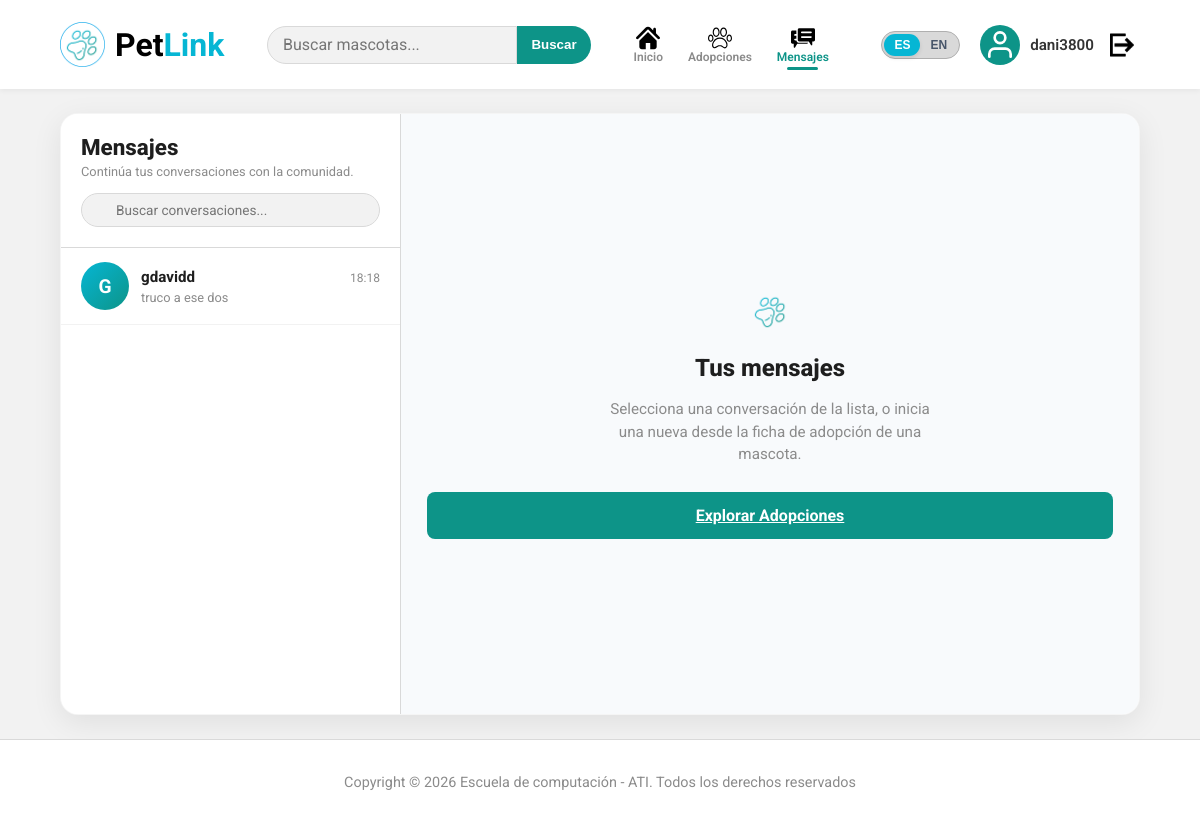
The app's page /messages/ (signed in), older data.
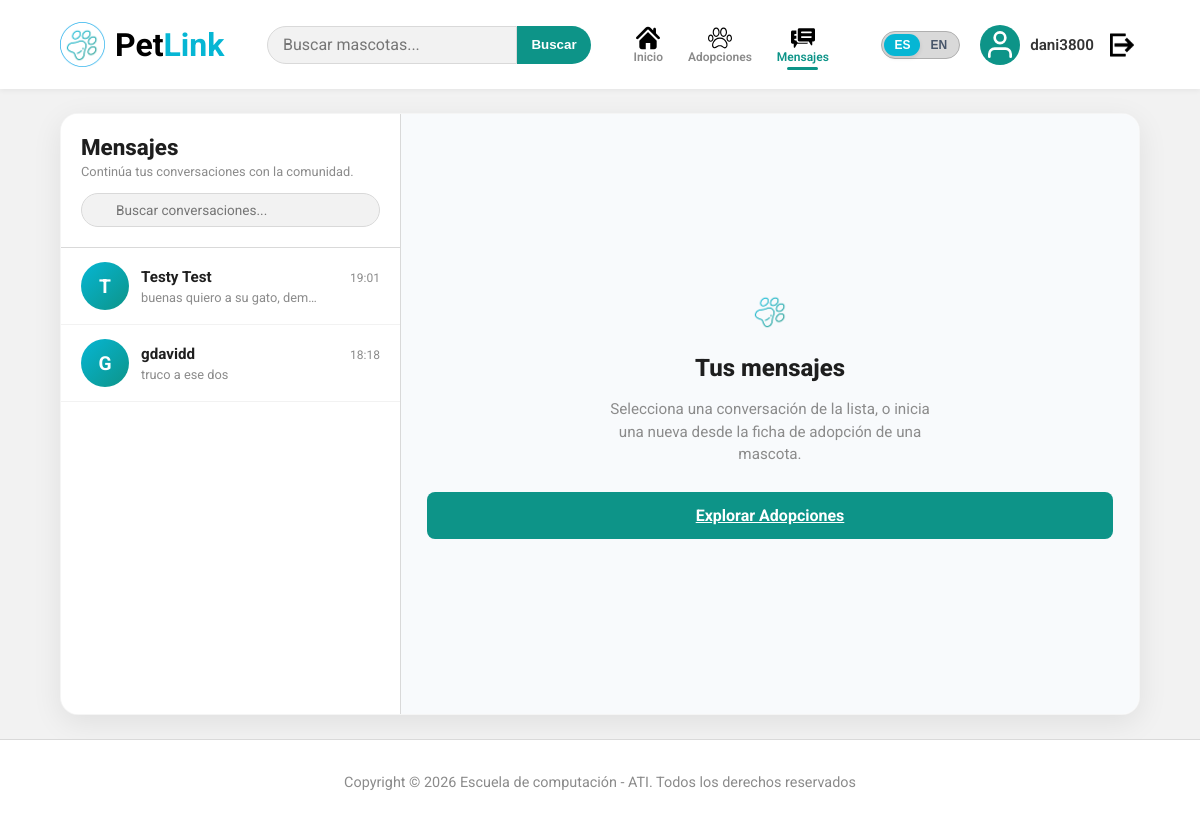
The same page, newer data.
### app/models.py (models this page shows, shortened)
class CustomUser(AbstractUser):
    class Meta:
        verbose_name = _('Usuario')
        verbose_name_plural = _('Usuarios')

class Message(models.Model):
    conversation = models.ForeignKey(
        Conversation,
        on_delete=models.CASCADE,
        related_name='messages',
        verbose_name=_('Conversation')
    )
    sender = models.ForeignKey(
        CustomUser,
        on_delete=models.CASCADE,
        related_name='sent_messages',
        verbose_name=_('Sender')
    )
    content = models.TextField(
        verbose_name=_('Content')
    )
    sent_at = models.DateTimeField(
        auto_now_add=True,
        verbose_name=_('Sent At')
    )
    is_read = models.BooleanField(
        default=False,
        verbose_name=_('Read')
    )
    class Meta:
        verbose_name = _('Message')
        verbose_name_plural = _('Messages')
        ordering = ['sent_at']

### app/views.py (the view, shortened to what this page needs)
# urls.py: path('messages/', MessagesView.as_view(), name='messages'),
class MessagesView(LoginRequiredMixin, View):
    template_name = 'messages.html'
    login_url = 'login'
    def _get_subject(self, conversation):
        if conversation.adoption_request:
            return conversation.adoption_request.publication.title
        return _('Conversation')
    def _get_other_user(self, conversation, current_user):
        return conversation.participants.exclude(
            pk=current_user.pk
        ).first()
    def _get_conversation_data(self, conversation, current_user):
        other_user = self._get_other_user(
            conversation,
            current_user
        )
        last_message = conversation.messages.order_by(
            '-sent_at'
        ).first()
        unread_count = conversation.messages.filter(
            is_read=False
        ).exclude(
            sender=current_user
        ).count()
        if other_user:
            name = other_user.get_full_name().strip() or other_user.username
        else:
            name = _('Conversation')
        return {
            'id': conversation.id,
            'name': name,
            'is_online': False,
            'subject': self._get_subject(conversation),
            'time': (
                last_message.sent_at.strftime('%H:%M')
                if last_message
                else ''
            ),
            'last_message': (
                last_message.content
                if last_message
                else _('No messages yet')
            ),
            'unread_count': unread_count,
        }
    def get(self, request, *args, **kwargs):
        if request.user.is_staff or request.user.is_superuser:
            return redirect('reports')
        user_conversations = (
            Conversation.objects
            .filter(participants=request.user)
            .select_related(
                'adoption_request__publication'
            )
            .prefetch_related(
                'participants',
                'messages'
            )
            .distinct()
            .order_by('-updated_at')
        )
        conversations = [
            self._get_conversation_data(
                conversation,
                request.user
            )
            for conversation in user_conversations
        ]
        active_chat = None
        chat_id = request.GET.get('chat')
        context = {
            'conversations': conversations,
            'active_chat': active_chat,
            'active_tab': 'messages',
            'title': 'Mensajes - PetLink',
        }
        return render(
            request,
            self.template_name,
            context
        )

### app/templates/messages.html (shortened to what this page needs)
{% extends 'base.html' %}
{% load static %}
{% load i18n %}
{% block content %}
<div class="mensajes-page-layout">
    <div class="chat-app-card" id="chatAppCard">
        <aside class="chat-sidebar-panel" id="chatSidebarPanel">
            <div class="chat-sidebar-header">
                <div class="chat-header-title-box">
                    <h2 class="chat-main-title">{% translate "Mensajes" %}</h2>
                    <p class="chat-main-subtitle">{% translate "Continúa tus conversaciones con la comunidad." %}</p>
                </div>
                <div class="chat-search-wrapper">
                    <input type="text" id="inputBuscarChat" class="chat-search-input"
                        placeholder="{% translate 'Buscar conversaciones...' %}">
                </div>
            </div>
            <div class="chat-conversations-list" id="chatConversationsList">
                {% for conv in conversations %}
                <div class="chat-item {% if active_chat and active_chat.id == conv.id %}active{% endif %}"
                    data-id="{{ conv.id }}"
                    data-url="{% url 'messages' %}?chat={{ conv.id }}"
                    data-name="{{ conv.name }}"
                    data-online="{% if conv.is_online %}true{% else %}false{% endif %}"
                    data-subject="{{ conv.subject }}"
                    tabindex="0" role="button" aria-label="{% translate 'Abrir chat con' %} {{ conv.name }}">
                    <div class="chat-item-avatar-wrapper">
                        <div class="chat-item-avatar-initial">{{ conv.name|slice:":1"|upper }}</div>
                    </div>
                    <div class="chat-item-info">
                        <div class="chat-item-row-top">
                            <h4 class="chat-item-name">{{ conv.name }}</h4>
                            <span class="chat-item-time">{{ conv.time }}</span>
                        </div>
                        <div class="chat-item-row-bottom">
                            <p class="chat-item-snippet">{{ conv.last_message }}</p>
                        </div>
                    </div>
                </div>
                {% empty %}
                <div class="chat-empty-sidebar">
                    <p class="chat-empty-text">{% translate "No tienes conversaciones aún." %}</p>
                    <small>{% translate "Cuando contactes a alguien desde una ficha de adopción, aparecerá aquí." %}</small>
                </div>
                {% endfor %}
            </div>
        </aside>
        <section class="chat-conversation-panel" id="chatConversationPanel">
            {% if active_chat %}
            <div class="active-chat-header" id="activeChatHeader">
                <button type="button" class="btn-back-chats mobile-only" id="btnVolverListaChats"
                    aria-label="{% translate 'Volver a lista de mensajes' %}">
                    &larr; {% translate "Chats" %}
                </button>
                <div class="active-chat-user-info">
                    <div class="chat-user-avatar-box">
                        <div class="chat-item-avatar-initial" id="activeChatAvatarInitial">{{
                            active_chat.name|slice:":1"|upper }}</div>
                        <span id="activeChatOnlineDot"
                            class="online-indicator-dot {% if not active_chat.is_online %}offline{% endif %}"></span>
                    </div>
                    <div>
                        <h3 id="activeChatName" class="active-chat-title">{{ active_chat.name }}</h3>
                        <span id="activeChatStatus" class="active-chat-status">
                            {% if active_chat.is_online %}{% translate "En línea" %}{% else %}{% translate "Desconectado" %}{% endif %} &bull; {{active_chat.subject }}
                        </span>
                    </div>
                </div>
                <div class="active-chat-actions">
                    <a href="{% url 'adoptions' %}" class="btn-chat-header-action" title="{% translate 'Ver ficha de adopción' %}">
                        <img class="logo" src="{% static 'img/logo.png' %}" alt="Logo de PetLink"> {% translate "Ficha" %}
                    </a>
                </div>
            </div>
            <div class="chat-messages-body" id="chatMessagesBody">
                <div id="messagesContainer" class="messages-stack">
                    {% for msg in active_chat.messages %}
                    <div class="message-bubble-wrapper message-{{ msg.sender }}">
                        <div class="message-bubble">
                            <p class="message-text">{{ msg.text }}</p>
                            <span class="message-time">
                                {{ msg.time }}
                                {% if msg.sender == 'me' %}
                                <span class="message-check">✓✓</span>
                                {% endif %}
                            </span>
                        </div>
                    </div>
                    {% empty %}
                    <div class="chat-no-messages">
                        <p>{% translate "No hay mensajes aún. ¡Envía el primero!" %}</p>
                    </div>
                    {% endfor %}
                </div>
            </div>
            <div class="chat-input-footer">
                <form id="formEnviarMensaje" class="chat-input-form" method="post"
                    action="{% url 'messages' %}?chat={{ active_chat.id }}">
                    {% csrf_token %}
                    <button type="button" class="btn-chat-attach" title="{% translate 'Adjuntar foto o archivo' %}">📎</button>
                    <input type="text" id="inputMensajeChat" name="content" class="chat-text-input"
                        placeholder="{% translate 'Escribe un mensaje seguro...' %}" autocomplete="off" required>
                    <button type="submit" id="btnEnviarMensaje" class="btn-chat-send" aria-label="{% translate 'Enviar mensaje' %}">
                        <span>{% translate "Enviar" %}</span> &rarr;
                    </button>
                </form>
            </div>
            {% else %}
            <div class="chat-welcome-panel">
                <div class="chat-welcome-icon"><img class="logo" src="{% static 'img/logo.png' %}"
                        alt="Logo de PetLink"></div>
                <h3 class="chat-welcome-title">{% translate "Tus mensajes" %}</h3>
                <p class="chat-welcome-text">{% translate "Selecciona una conversación de la lista, o inicia una nueva desde la ficha de adopción de una mascota." %}</p>
                <a href="{% url 'adoptions' %}" class="btn-auth">{% translate "Explorar Adopciones" %}</a>
            </div>
            {% endif %}
        </section>
    </div>
</div>
{% endblock %}

### app/templates/base.html (shortened to what this page needs)
{% load static %}
{% load i18n %}
<!DOCTYPE html>
<html lang="{{ LANGUAGE_CODE|default:'es' }}">
<head>
    <link rel="stylesheet" href="{% static 'css/style.css' %}">
</head>
<body>
    <header class="header-main">
        {% block header %}
        {% if user.is_staff or user.is_superuser %}
        <a href="{% url 'reports' %}" class="logo-container" aria-label="{% translate 'Ir a Inicio de Administrador' %}">
            <img class="logo" src="{% static 'img/logoConFondo.png' %}" alt="Logo de PetLink">
            <h1 class="titulo">Pet<span class="titulo2">Link</span> <span class="admin-title-badge">Admin</span></h1>
        </a>
        <nav class="nav-desktop desktop-only">
            <a href="{% url 'reports' %}" class="nav-item {% if active_tab == 'reports' %}active{% endif %}">
                <img class="nav-img" src="{% static 'img/home.svg' %}" alt="{% translate 'Inicio' %}">
                <span>{% translate "Inicio" %}</span>
            </a>
        </nav>
        {% else %}
        <a href="{% url 'home' %}" class="logo-container" aria-label="{% translate 'Ir a Inicio de PetLink' %}">
            <img class="logo" src="{% static 'img/logoConFondo.png' %}" alt="Logo de PetLink">
            <h1 class="titulo">Pet<span class="titulo2">Link</span></h1>
        </a>
        <form id="busqueda" class="desktop-only" action="{% url 'adoptions' %}" method="get">
            <input id="campoBusqueda" name="q" type="text" placeholder="{% translate 'Buscar mascotas...' %}"
                value="{{ current_search|default:'' }}">
            <button id="botonBusqueda" type="submit" aria-label="{% translate 'Buscar' %}">{% translate "Buscar" %}</button>
        </form>
        <nav class="nav-desktop desktop-only">
            <a href="{% url 'home' %}" class="nav-item {% if active_tab == 'home' %}active{% endif %}">
                <img class="nav-img" src="{% static 'img/home.svg' %}" alt="{% translate 'Casa' %}">
                <span>{% translate "Inicio" %}</span>
            </a>
            <a href="{% url 'adoptions' %}" class="nav-item {% if active_tab == 'adoptions' %}active{% endif %}">
                <img class="nav-img" src="{% static 'img/paw.svg' %}" alt="{% translate 'Pata' %}">
                <span>{% translate "Adopciones" %}</span>
            </a>
            <a href="{% url 'messages' %}" class="nav-item {% if active_tab == 'messages' %}active{% endif %}">
                <img class="nav-img" src="{% static 'img/message.svg' %}" alt="{% translate 'Chat' %}">
                <span>{% translate "Mensajes" %}</span>
            </a>
        </nav>
        {% endif %}
        <div class="user-profile desktop-only">
            <form action="{% url 'set_language' %}" method="post" class="lang-switch-form">
                <div class="lang-switch-btn-group">
                    {% get_current_language as CURRENT_LANG %}
                    <button type="submit" name="language" value="es" class="lang-btn {% if CURRENT_LANG == 'es' %}active{% endif %}" title="Español">ES</button>
                    <button type="submit" name="language" value="en" class="lang-btn {% if CURRENT_LANG == 'en' %}active{% endif %}" title="English">EN</button>
                </div>
            </form>
            {% if user.is_authenticated %}
            <a href="{% url 'profile' %}" class="user-profile-anchor" title="{% translate 'Ver mi perfil' %}">
                <div id="circuloIconoUsuario">
                    <img src="{% static 'img/userIcon.svg' %}" id="iconoUsuario" alt="{% translate 'Usuario' %}">
                </div>
                <div class="user-name-wrapper">
                    <p class="user-display-name">{{ user.first_name|default:user.username }}</p>
                </div>
            </a>
            <form action="{% url 'logout' %}" method="post" style="display:inline;">
                <button type="submit" class="btn-logout-icon" title="{% translate 'Cerrar sesión' %}" aria-label="{% translate 'Cerrar sesión' %}"><img
                        class="nav-img" src="{% static 'img/cerrarSesion.png' %}" alt="{% translate 'Salir' %}"></button>
            </form>
            {% else %}
            <div class="auth-buttons-header">
                <a href="{% url 'login' %}" class="btn-header-login">{% translate "Iniciar Sesión" %}</a>
                <a href="{% url 'register' %}" class="btn-header-register">{% translate "Registro" %}</a>
            </div>
            {% endif %}
        </div>
        {% endblock %}
    </header>
                    {% get_current_language as CURRENT_LANG %}
    <main>
        {% block content %}{% endblock %}
    </main>
    <footer>
        {% block footer %}
        <p>{% translate "Copyright &copy; 2026 Escuela de computación - ATI. Todos los derechos reservados" %}</p>
        {% endblock %}
    </footer>
</body>
</html>

Row changes from the older to the newer data that the page shows:
added Message: last_message "buenas quiero a su gato, dem…"
Text that changed along with them:
new list line: "T Testy Test 19:01"
